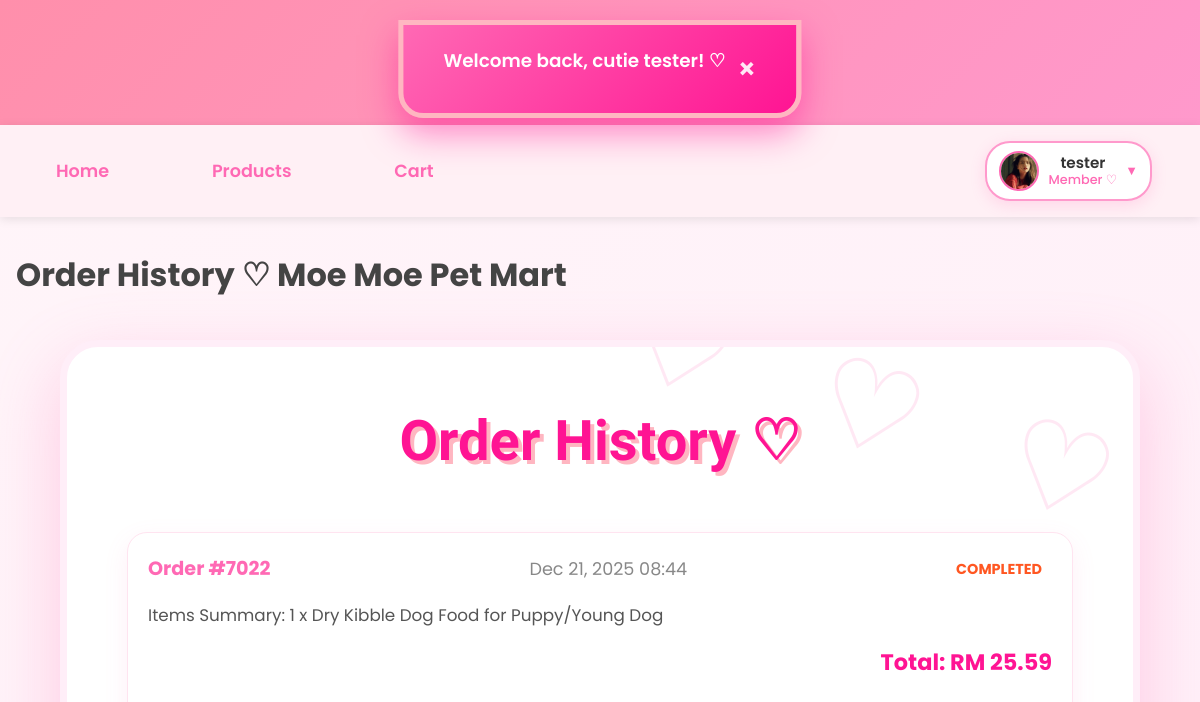
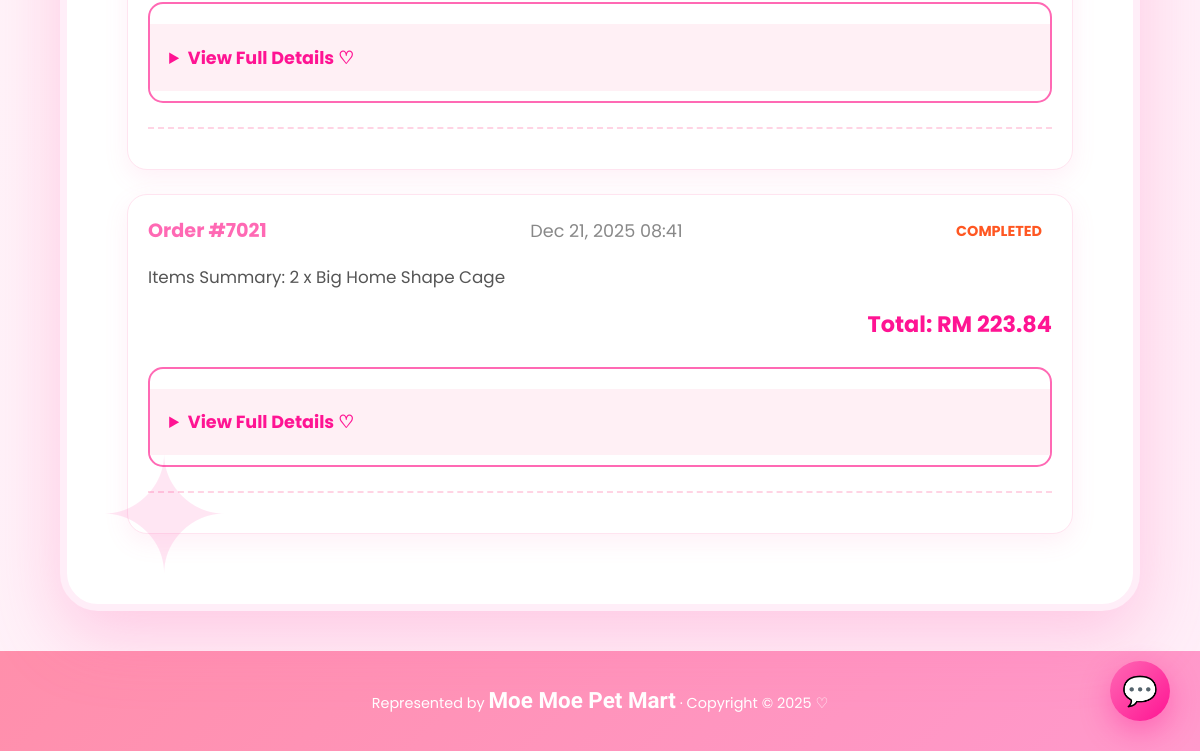
Page /member/order_history.php (signed in) on the earlier database version (2 pictures, top to bottom).
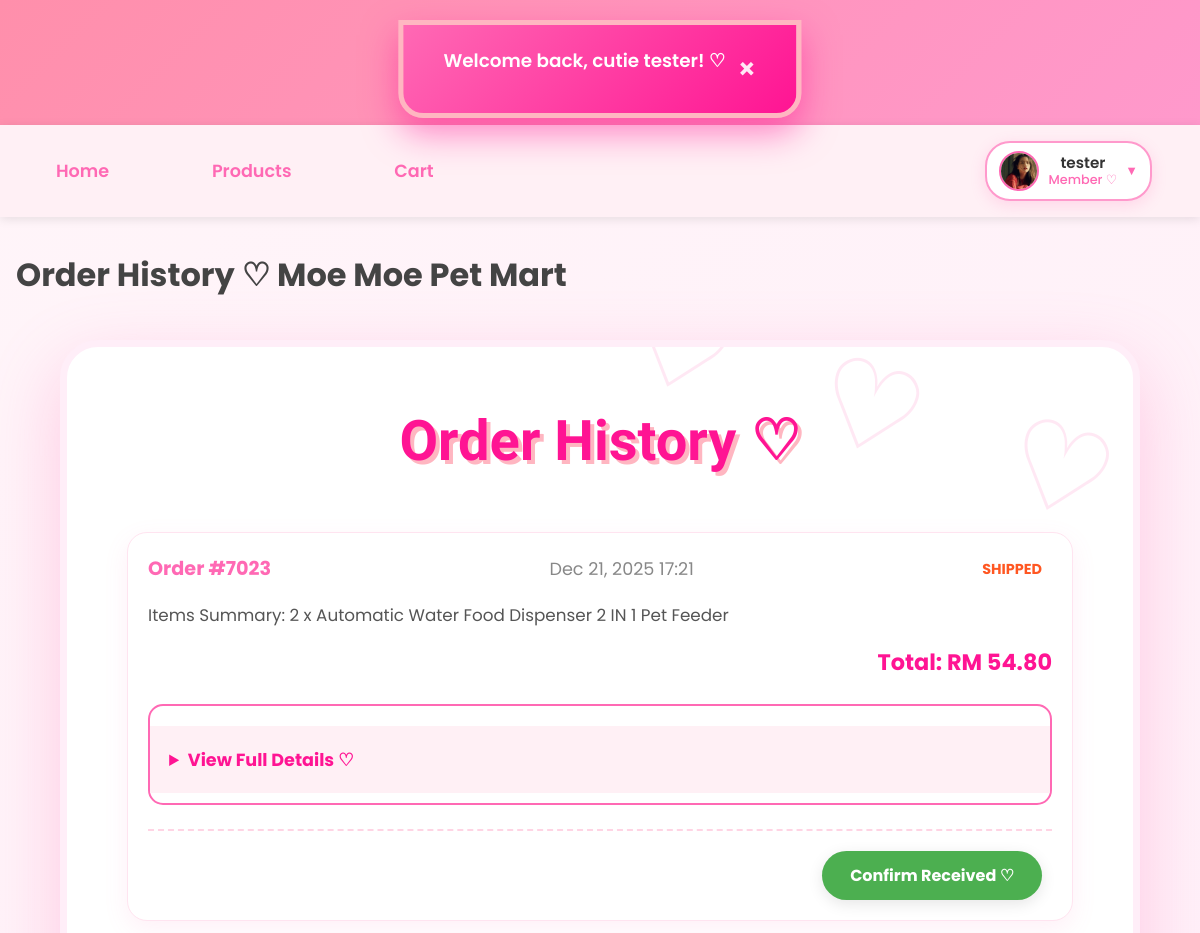
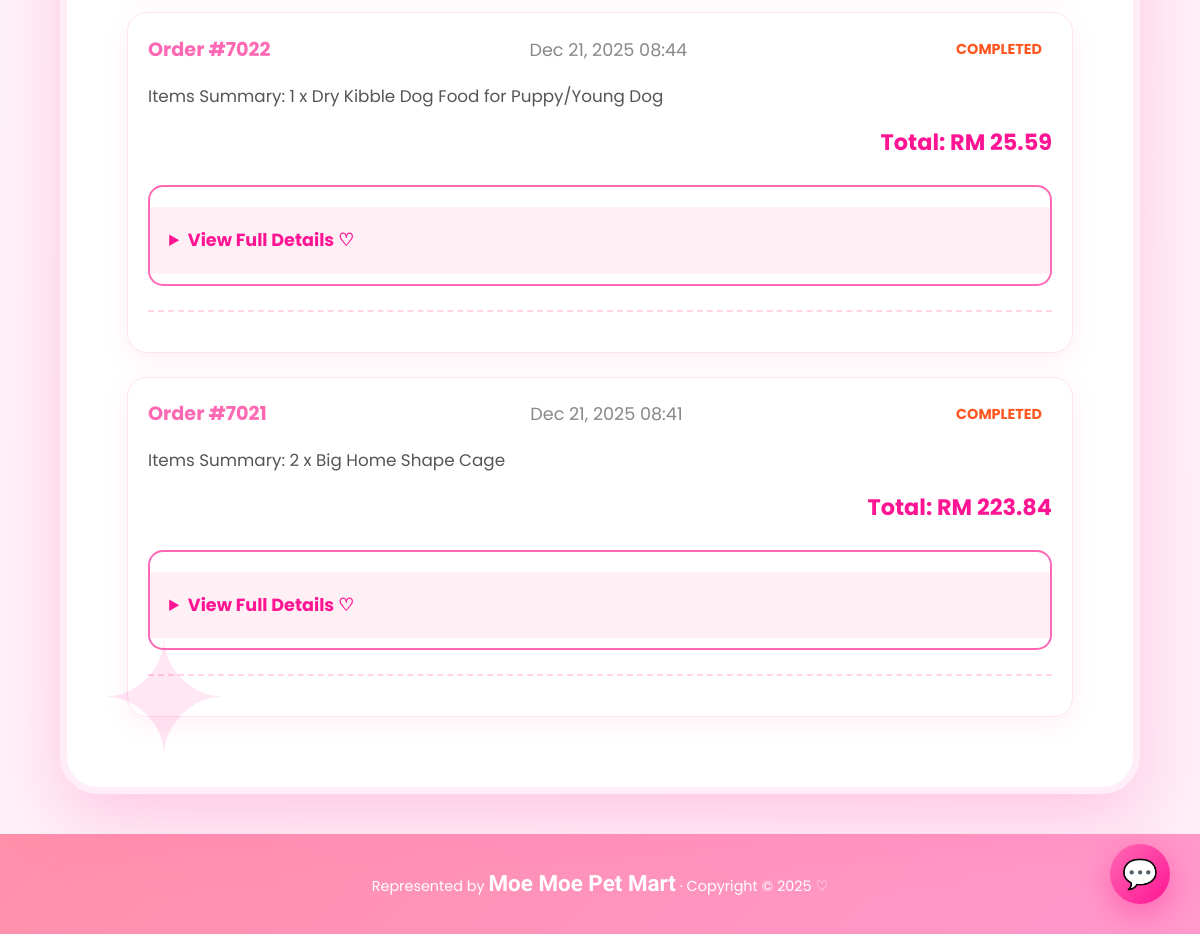
Same page on the later database version (2 pictures, top to bottom).
### tables this page shows
CREATE TABLE `orders` (
  `order_id` int(11) NOT NULL,
  `user_id` int(11) NOT NULL,
  `shipping_address` text DEFAULT NULL,
  `recipient_name` varchar(100) NOT NULL,
  `recipient_phone` varchar(20) NOT NULL,
  `total_amount` decimal(10,2) NOT NULL,
  `shipping_fee` decimal(10,2) DEFAULT 0.00,
  `shipping_region` varchar(20) DEFAULT NULL,
  `payment_method` varchar(50) DEFAULT NULL,
  `card_last4` varchar(4) DEFAULT NULL,
  `qr_code` text DEFAULT NULL,
  `qr_generated_at` datetime DEFAULT NULL,
  `order_date` datetime NOT NULL DEFAULT current_timestamp(),
  `order_status` varchar(50) DEFAULT 'Pending Payment',
  `status` enum('Pending Payment','To Ship','Shipped','Completed','Cancelled','Return/Refund') NOT NULL DEFAULT 'Pending Payment',
  `return_reason` varchar(255) DEFAULT NULL,
  `voucher_code` varchar(50) DEFAULT NULL,
  `discount_amount` decimal(10,2) DEFAULT 0.00
);

### _base.php (called while the page is built, shortened)
<?php
function encode($value) {
    return htmlentities($value);
}
?>

### member/order_history.php (the view, shortened to what this page needs)
<?php
require '../_base.php';
include '../_head.php';
$user = current_user();
$sql = "SELECT o.*, GROUP_CONCAT(CONCAT(oi.quantity, ' x ', p.product_name) SEPARATOR ', ') AS items_summary
        FROM orders o
        LEFT JOIN order_items oi ON o.order_id = oi.order_id
        LEFT JOIN product p ON oi.product_id = p.product_id
        WHERE o.user_id = ?
        GROUP BY o.order_id
        ORDER BY o.order_date DESC";
$stm = $_db->prepare($sql);
$stm->execute([$user->id]);
$orders = $stm->fetchAll();
?>
<div class="container">
    <h2>Order History ♡</h2>
    <?php if (empty($orders)): ?>
        <div class="empty-purchases">
            <img src="/images/empty-cart.png" alt="No history" style="width: 200px; opacity: 0.8;">
            <p>No order history yet~ Start shopping! ♡</p>
            <a href="products.php" class="btn btn-primary">Shop Now ♡</a>
        </div>
    <?php else: ?>
        <div class="purchase-list">
            <?php foreach ($orders as $order): ?>
                <div class="purchase-card">
                    <div class="order-header">
                        <span class="order-id">Order #<?= $order->order_id ?></span>
                        <span class="order-date"><?= date('M d, Y H:i', strtotime($order->order_date)) ?></span>
                        <span class="order-status <?= strtolower(str_replace(' ', '-', $order->order_status)) ?>">
                            <?= $order->order_status ?>
                        </span>
                    </div>
                    <div class="order-items">
                        <p>Items Summary: <?= encode($order->items_summary ?? 'No items') ?></p>
                    </div>
                    <div class="order-total">
                        Total: RM <?= number_format($order->total_amount, 2) ?>
                    </div>
                    <details class="order-details">
                        <summary>View Full Details ♡</summary>
                    </details>
                    <div class="order-actions">
                        <?php if ($order->order_status === 'Shipped'): ?>
                            <a href="confirm_receive.php?id=<?= $order->order_id ?>" class="btn btn-receive">Confirm Received ♡</a>
                        <?php endif; ?>
                    </div>
                </div>
            <?php endforeach; ?>
        </div>
    <?php endif; ?>
</div>
<?php include '../_foot.php'; ?>

Differences in the rows shown:
added orders: order_id "7023", order_date "Dec 21, 2025 17:21", order_status "SHIPPED", items_summary "2 x Automatic Water Food Dispenser 2 IN 1 Pet Feeder", total_amount "54.80"
